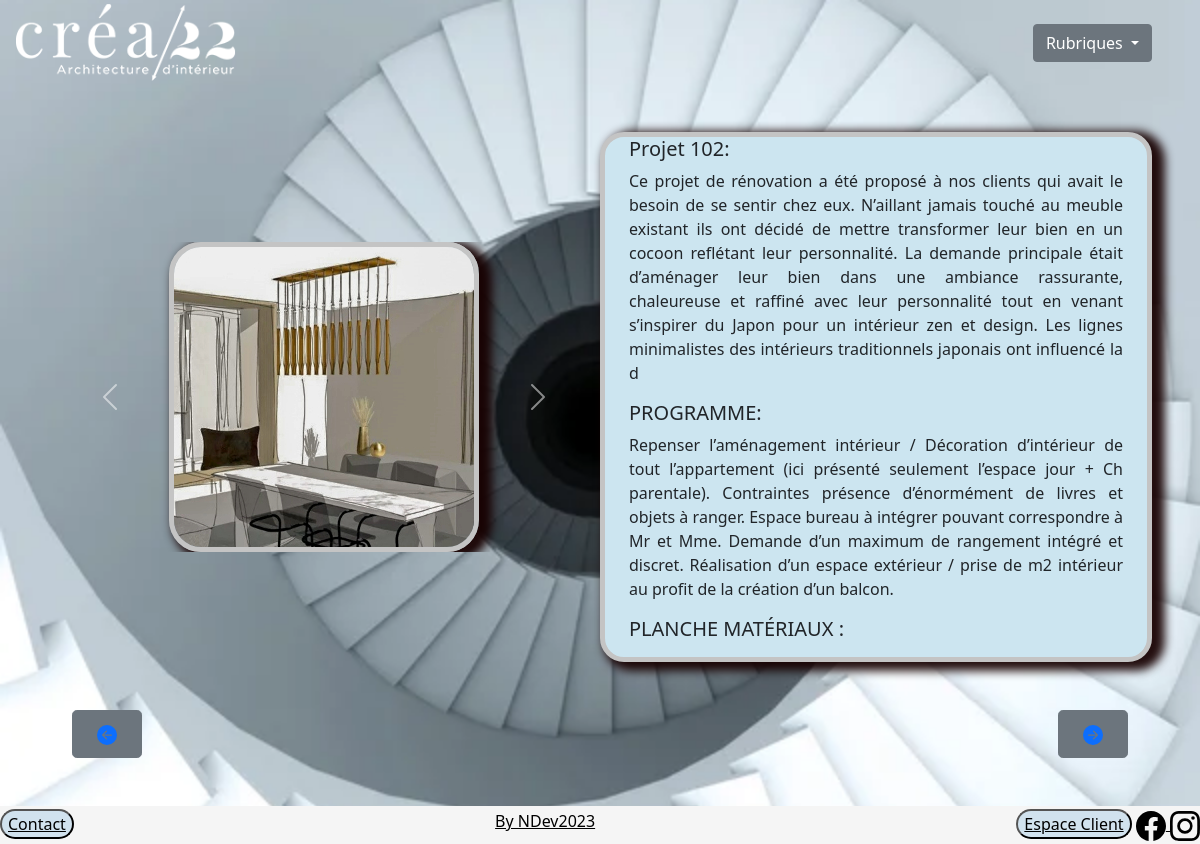
Screenshot of /detailRealisation.php?Id=3 with the database file from the repository.
### tables this page shows
CREATE TABLE IF NOT EXISTS Picture (
    Id INT NOT NULL PRIMARY KEY AUTO_INCREMENT,
    Image1 VARCHAR(65) NOT NULL,
    Image2 VARCHAR(65) NOT NULL,
    Image3 VARCHAR(65) NOT NULL,
    Image4 VARCHAR(65) NOT NULL,
    Image5 VARCHAR(65),
    Id_Real INT not NULL,
    FOREIGN KEY (Id_Real) REFERENCES Realisation(Id)
);

CREATE Table Realisation(
    id INT NOT NULL PRIMARY KEY AUTO_INCREMENT,
    Titre VARCHAR(65) NOT NULL,
    Detail1 VARCHAR(65) not NULL,
    Detail2 VARCHAR(65),
    Detail3 VARCHAR(65),
    Detail4 VARCHAR(65)
);

### pdo.php (called while the page is built, shortened)
<?php
function getDetailetImage($pdo)
{
    try {
    $query  = $pdo->prepare("SELECT * FROM Realisation  INNER JOIN Picture ON Realisation.id = Id_Real");
    $query->execute();
    $DetailetImage = $query->fetchAll(PDO::FETCH_ASSOC);
    return $DetailetImage;
}
catch (Exception $e){
 echo 'erreur sur les demande de detail des realisations';
}
}

### detailRealisation.php (the view, shortened to what this page needs)
<?php
require_once './top.php';
require_once './pdo.php';
$DetailetImages = getDetailetImage($pdo);
$id = $_GET['Id'];
$idm = $id - 1;
$idp = $id + 1;
?>
<body>
    <?php
    require_once './navbar.php';
    ?>
    <main>
        <section>
            <div class="row flex-lg-row align-items-center g-5 py-5 mx-5">
                <div class="col-12 col-sm-8 col-lg-6">
                    <div id="carouselExample" class="carousel slide carousel-fade">
                        <div class="carousel-inner">
                            <div class="carousel-item active" data-bs-interval="2000">
                                <img src="<?= $DetailetImages[$id]['Image2'] ?>" class="d-block w-sm-50 w-md-75" id="imagedetail" alt="...">
                            </div>
                        </div>
                        <button class="carousel-control-prev" type="button" data-bs-target="#carouselExample" data-bs-slide="prev">
                            <span class="carousel-control-prev-icon" aria-hidden="true"></span>
                        </button>
                        <button class="carousel-control-next" type="button" data-bs-target="#carouselExample" data-bs-slide="next">
                            <span class="carousel-control-next-icon" aria-hidden="true"></span>
                        </button>
                    </div>
                </div>
                <div class="col-lg-6 descriptif">
                    <div class="h5 nomClient"><?= $DetailetImages[$id]['Titre'] ?>:</div>
                    <p>
                        <?= $DetailetImages[$id]['detail1'] ?>
                    </p>
                    <div class="h5 programClient">PROGRAMME:</div>
                    <p>
                        <?= $DetailetImages[$id]['detail2'] ?>
                    </p>
                    <div class="h5 Materiaux">PLANCHE MATÉRIAUX :</div>
                </div>
                <div class="d-grid gap-2 d-md-flex justify-content-md-center justify-content-lg-between">
                    <button type="button" class="btn btn-secondary btn-lg px-4 me-md-2">
                        <a href="./detailRealisation.php?Id=<?= $idm ?>">
                            <svg xmlns="http://www.w3.org/2000/svg" width="20" height="20" fill="currentColor" class="bi bi-arrow-left-circle-fill" viewBox="0 0 16 16">
                                <path d="M8 0a8 8 0 1 0 0 16A8 8 0 0 0 8 0zm3.5 7.5a.5.5 0 0 1 0 1H5.707l2.147 2.146a.5.5 0 0 1-.708.708l-3-3a.5.5 0 0 1 0-.708l3-3a.5.5 0 1 1 .708.708L5.707 7.5H11.5z" />
                            </svg>
                        </a>
                    </button>
                    <button type="button" class="btn btn-secondary btn-lg px-4">
                        <a href="./detailRealisation.php?Id=<?= $idp ?>">
                            <svg xmlns="http://www.w3.org/2000/svg" width="20" height="20" fill="currentColor" class="bi bi-arrow-right-circle-fill" viewBox="0 0 16 16">
                                <path d="M8 0a8 8 0 1 1 0 16A8 8 0 0 1 8 0zM4.5 7.5a.5.5 0 0 0 0 1h5.793l-2.147 2.146a.5.5 0 0 0 .708.708l3-3a.5.5 0 0 0 0-.708l-3-3a.5.5 0 1 0-.708.708L10.293 7.5H4.5z" />
                            </svg>
                        </a>
                    </button>
                </div>
            </div>
        </section>
    </main>
    <footer>
        <?php
        require_once './footer.php';
        ?>
    </footer>
</body>
</html>

### css/style.css (style rules this page uses)
html { width: 100%; height: 100%; }
body { background-repeat: no-repeat; background: center url("../asset/escalier.jpeg"); background-size: cover; background-attachment: fixed; display: flex; flex-direction: column; justify-content: space-between; font-size: x-large; box-sizing: border-box; min-height: 100%; }
#imagedetail { margin: 0 auto; max-width: 100%; height: auto; border-radius: 2rem; border: 5px solid #C4C4C4; box-shadow: 8px 4px 10px 5px rgba(23, 0, 0, 0.94); }
.descriptif { width: 100%; height: 50%; background-color: #CCE5F0; text-align: justify; border-radius: 1.5rem; border: 5px solid #C4C4C4; box-shadow: 8px 4px 10px 5px rgba(23, 0, 0, 0.94); }

### rows the page displays
picture: Image2 (picture)
realisation: Titre "Projet 102", detail1 "Ce projet de rénovation a été proposé à nos clients qui avait le besoin de se sentir chez eux. N’aillant jamais touché au meuble existant ils ont décidé de mettre transformer leur bien en un cocoon reflétant leur personnalité. La demande principale était d’aménager leur bien dans une ambiance rassurante, chaleureuse et raffiné avec leur personnalité tout en venant s’inspirer du Japon pour un intérieur zen et design. Les lignes minimalistes des intérieurs traditionnels japonais ont influencé la d", detail2 "Repenser l’aménagement intérieur / Décoration d’intérieur de tout l’appartement (ici présenté seulement l’espace jour + Ch parentale). Contraintes présence d’énormément de livres et objets à ranger. Espace bureau à intégrer pouvant correspondre à Mr et Mme. Demande d’un maximum de rangement intégré et discret. Réalisation d’un espace extérieur / prise de m2 intérieur au profit de la création d’un balcon."
